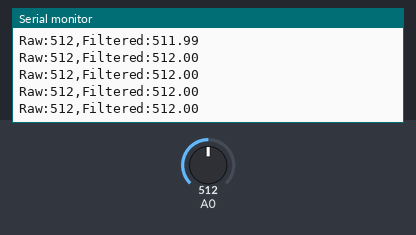
A sketch run on a simulated Arduino Uno, built with avr-gcc and run on an emulated ATmega328P. Shown: the last lines printed to the serial monitor. Inputs (shaded band) come from the test bench; at power-on: A0 = 512.

Above: at 1.2 s.
1.3 s: A0 set to 716
At 1.32 s:
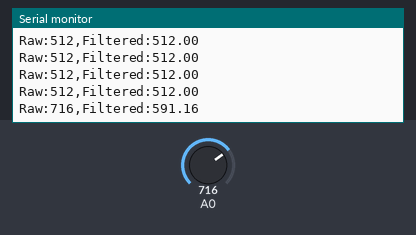
2.8 s: A0 set to 900
At 2.84 s:
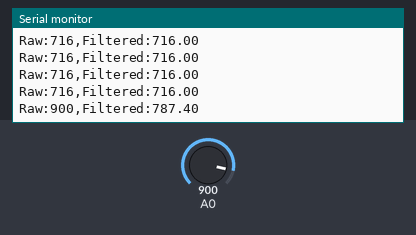
Timing chart, 0 to 5.8 s (numbered marks = the images above; inputs shaded):
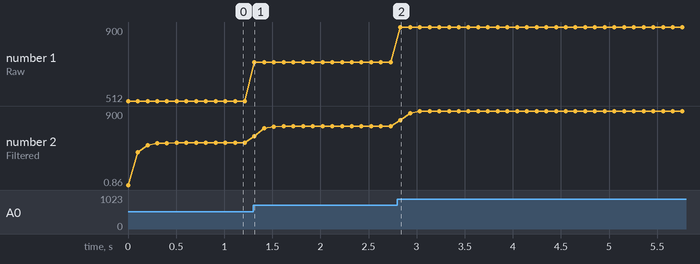

The sketch:

filter_test.ino
```cpp
#include "filter_lib.h"

// create filter with 2 Hz cut-off frequency
lowpass_filter lowpassFilter(2);

float raw_signal;
float filtered_signal;

void setup() {
  Serial.begin(115200);
}

void loop() {
  // time variable
  float t = micros() / 1e6;
  int raw_signal = analogRead(A0);
  // filter raw signal
  filtered_signal = lowpassFilter.filter(raw_signal);

  // print raw and filtered signal to serial monitor
  Serial.print("Raw:");
  Serial.print(raw_signal);
  Serial.print(",");
  Serial.print("Filtered:");
  Serial.println(filtered_signal);
  delay(100);
}
```

filter_lib.h
```cpp
/*
  filter_lib.h - Library for creating digital filter.
  Created by Timon Braun, March 26, 2023.
  Released into the public domain.
*/

#ifndef filter_lib_h

#define filter_lib_h


// Lowpass filter class;
// default constructor -> f_cutoff = 1Hz;
// custom constructor -> lowpass_filter [filter_name] (f_cutoff);
class lowpass_filter {

  public:
    float f_cutoff, fs;
    // default constructor
    lowpass_filter(): f_cutoff(1) {}

    // custom constructor
    lowpass_filter(float f_c): f_cutoff(f_c) {}

    float old_raw; // old raw val
    float old_filtered; // old filtered val
    float ts = 0; // sampling time 1/sampling frequency


    // filter function
    // raw signal as input
    float filter(float raw) {
      ts = (micros() - ts) * 1e-6;
      // coefficients a and b from bilinear transform of transfer function
      // of first order lowpass filter
      float a_0 = -(((ts / 2) * 2 * PI * f_cutoff - 1) / ((ts / 2) * 2 * PI * f_cutoff + 1));
      float b_0 = ((ts / 2) * 2 * PI * f_cutoff) / (1 + (ts / 2) * 2 * PI * f_cutoff);

      float filtered = a_0 * old_filtered + b_0 * raw + b_0 * old_raw;
      old_raw = raw; // save current raw for next calc
      old_filtered = filtered; // save current filtered for next calc
      ts = micros();
      return filtered; // return the filtered val
    }
};

// Simulates behavior of a RC-lowpass filter;
// default constructor -> R = 1000, C = 1.59e-4 => f_cutoff = 1Hz;
// custom constructor -> rc_filter [filter_name] (r, c);
class rc_filter {

  public:
    float r, c, fs; // resistor val, cap. val, sampling frequency
    // default constructor
    rc_filter(): r(1000), c(1.59e-4) {}

    // custom constructor
    rc_filter(float r_val, float c_val): r(r_val), c(c_val) {}
    float f_cutoff = 1 / (2 * PI * r * c); // calc cutoff frequency
    float old_raw; // old raw val
    float old_filtered; // old filtered val
    float ts = 0; // sampling time 1/sampling frequency
    float t_s = 0;

    // filter function
    // raw signal as input
    float filter(float raw) {
      t_s = micros() - t_s;
      ts = t_s / 1e6;

      // coefficients a and b from bilinear transform of transfer function
      // of first order lowpass filter
      float a_0 = -((ts / 2) * 2 * PI * f_cutoff - 1) / ((ts / 2) * 2 * PI * f_cutoff + 1);
      float b_0 = ((ts / 2) * 2 * PI * f_cutoff) / (1 + (ts / 2) * 2 * PI * f_cutoff);
      float filtered = a_0 * old_filtered + b_0 * raw + b_0 * old_raw;
      old_raw = raw; // save current raw for next calc
      old_filtered = filtered; // save current filtered for next calc
      t_s = micros();
      return filtered; // return the filtered val
    }

    float phase_shift(float f) {
      return -atan(2 * PI * f * r * c) * 180 / PI;
    }
};


#endif
```

Measured:
- after the input at 1.3 s, the serial monitor: prints a new line at once (image 1)
- after the input at 2.8 s, the serial monitor: prints a new line at once (image 2)
- plotted number 1: 512 → 716 after the input at 1.3 s, 716 → 900 after the input at 2.8 s
- plotted number 2: 512 → 716 after the input at 1.3 s, 716 → 900 after the input at 2.8 s
